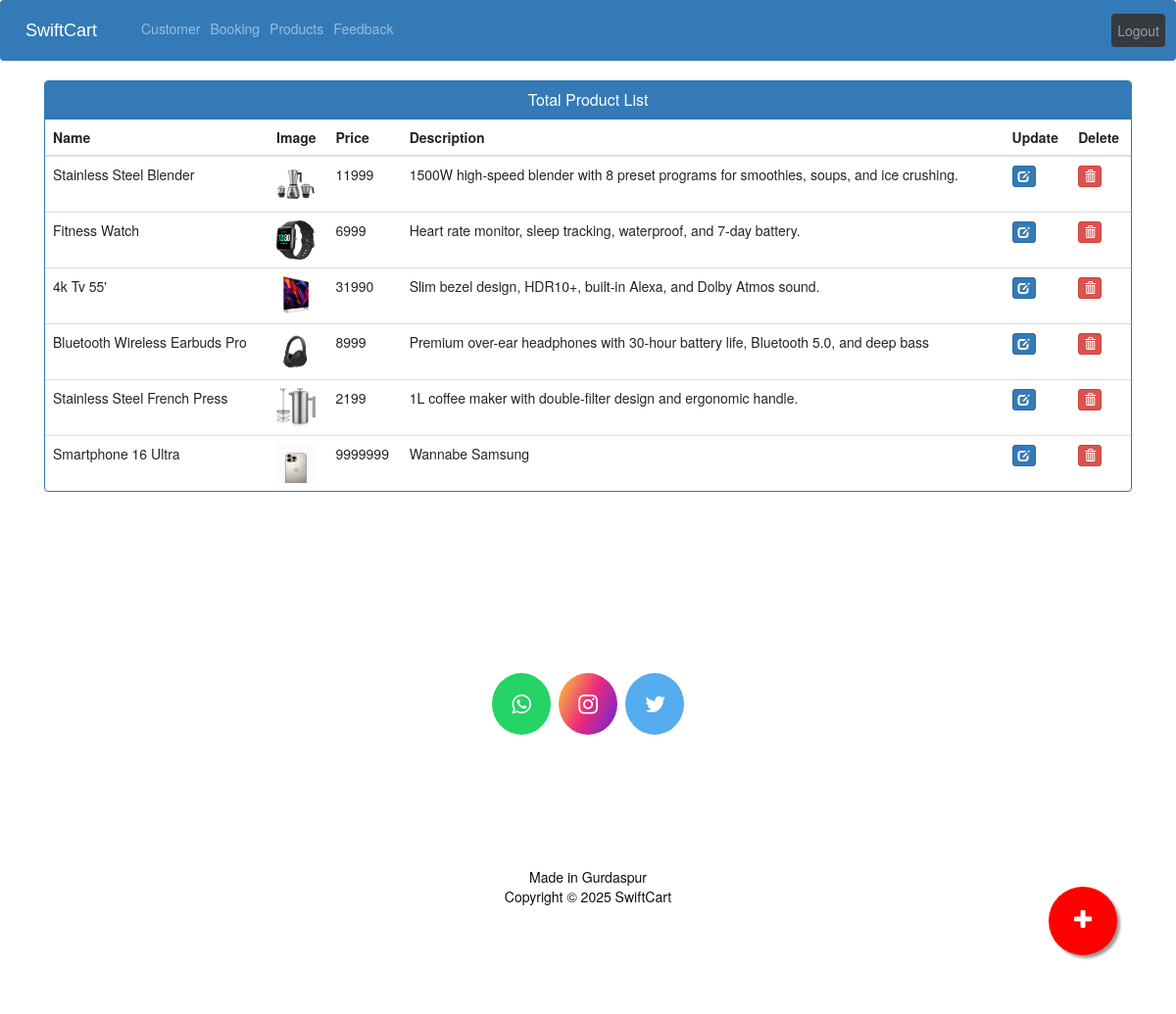
Screenshot of /admin-products (signed in) with the database file from the repository.
### ecom/models.py (models this page shows, shortened)
class Product(models.Model):
    name=models.CharField(max_length=40)
    product_image= models.ImageField(upload_to='product_image/',null=True,blank=True)
    price = models.PositiveIntegerField()
    description=models.CharField(max_length=100)

### ecom/views.py (the view)
# urls.py: path('admin-products', views.admin_products_view,name='admin-products'),
@login_required(login_url='adminlogin')
def admin_products_view(request):
    products=models.Product.objects.all()
    return render(request,'ecom/admin_products.html',{'products':products})

### templates/ecom/admin_products.html (shortened to what this page needs)
{% extends 'ecom/admin_base.html' %}
{% load static %}
{% block content %}
<head>
  <link href="//netdna.bootstrapcdn.com/bootstrap/3.0.0/css/bootstrap.min.css" rel="stylesheet" id="bootstrap-css">
</head>
<div class="container">
  <div class="panel panel-primary">
    <div class="panel-heading">
      <h6 class="panel-title">Total Product List</h6>
    </div>
    <table class="table table-hover" id="dev-table">
      <thead>
        <tr>
          <th>Name</th>
          <th>Image</th>
          <th>Price</th>
          <th>Description</th>
          <th>Update</th>
          <th>Delete</th>
        </tr>
      </thead>
      {% for p in products %}
  {% if p %}
      <tr>
        <td> {{p.name}}</td>
        <td> <img src="{% static p.product_image.url %}" alt="Profile Pic" height="40px" width="40px" /></td>
        <td>{{p.price}}</td>
        <td>{{p.description}}</td>
        <td><a class="btn btn-primary btn-xs" href="{% url 'update-product' p.id  %}"><span class="glyphicon glyphicon-edit"></span></a></td>
        <td><a class="btn btn-danger btn-xs" href="{% url 'delete-product' p.id  %}"><span class="glyphicon glyphicon-trash"></span></a></td>
      </tr>
      {%else%}
      <br><br><br>
      <h1>no products</h1>
      {% endif %}
      {% endfor %}
    </table>
  </div>
</div>
<a href="/admin-add-product" class="float">
<i class="fa fa-plus my-float"></i>
</a>
{% endblock content %}

### templates/ecom/admin_base.html (style rules this page uses)
.fa { font-size: 23px; width: 60px; text-align: center; text-decoration: none; margin: 5px 2px; border-radius: 50%; }

### templates/ecom/admin_products.html (style rules this page uses)
a:link { text-decoration: none; }
h6 { text-align: center; }
.float { position:fixed; width:70px; height:70px; bottom:60px; right:60px; background-color:red; color:#FFF; border-radius:50px; text-align:center; box-shadow: 3px 3px 3px #999; }
.my-float { margin-top:22px; }

### rows the page displays
Product: name "Stainless Steel Blender", product_image (picture), price "11999", description "1500W high-speed blender with 8 preset programs for smoothies, soups, and ice crushing."
Product: name "Fitness Watch", product_image (picture), price "6999", description "Heart rate monitor, sleep tracking, waterproof, and 7-day battery."
Product: name "4k Tv 55'", product_image (picture), price "31990", description "Slim bezel design, HDR10+, built-in Alexa, and Dolby Atmos sound."
Product: name "Bluetooth Wireless Earbuds Pro", product_image (picture), price "8999", description "Premium over-ear headphones with 30-hour battery life, Bluetooth 5.0, and deep bass"
Product: name "Stainless Steel French Press", product_image (picture), price "2199", description "1L coffee maker with double-filter design and ergonomic handle."
Product: name "Smartphone 16 Ultra", product_image (picture), price "9999999", description "Wannabe Samsung"
